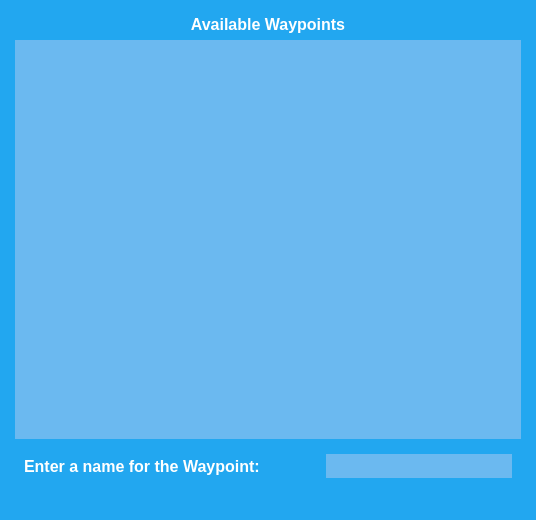
<?xml version="1.0" encoding="UTF-8"?>
<ui version="4.0">
 <class>ActionWaypointUI</class>
 <widget class="QWidget" name="ActionWaypointUI">
  <property name="geometry">
   <rect>
    <x>0</x>
    <y>0</y>
    <width>536</width>
    <height>520</height>
   </rect>
  </property>
  <property name="minimumSize">
   <size>
    <width>0</width>
    <height>0</height>
   </size>
  </property>
  <property name="maximumSize">
   <size>
    <width>16777215</width>
    <height>16777215</height>
   </size>
  </property>
  <property name="windowTitle">
   <string>Form</string>
  </property>
  <property name="styleSheet">
   <string notr="true">background-color:#22A7F0</string>
  </property>
  <layout class="QVBoxLayout" name="verticalLayout">
   <property name="spacing">
    <number>6</number>
   </property>
   <property name="margin">
    <number>15</number>
   </property>
   <item>
    <widget class="QLabel" name="label_11">
     <property name="minimumSize">
      <size>
       <width>0</width>
       <height>0</height>
      </size>
     </property>
     <property name="font">
      <font>
       <pointsize>12</pointsize>
       <weight>75</weight>
       <bold>true</bold>
      </font>
     </property>
     <property name="styleSheet">
      <string notr="true">color:#ffffff</string>
     </property>
     <property name="text">
      <string>Available Waypoints</string>
     </property>
     <property name="alignment">
      <set>Qt::AlignCenter</set>
     </property>
    </widget>
   </item>
   <item>
    <widget class="QListWidget" name="waypoint_list">
     <property name="minimumSize">
      <size>
       <width>0</width>
       <height>60</height>
      </size>
     </property>
     <property name="maximumSize">
      <size>
       <width>16777215</width>
       <height>16777215</height>
      </size>
     </property>
     <property name="styleSheet">
      <string notr="true">background-color:#6BB9F0; color:#ffffff</string>
     </property>
     <property name="frameShape">
      <enum>QFrame::Panel</enum>
     </property>
     <property name="frameShadow">
      <enum>QFrame::Plain</enum>
     </property>
     <property name="lineWidth">
      <number>0</number>
     </property>
    </widget>
   </item>
   <item>
    <widget class="QWidget" name="widget" native="true">
     <layout class="QGridLayout" name="gridLayout_3">
      <item row="0" column="0">
       <widget class="QLabel" name="label_5">
        <property name="maximumSize">
         <size>
          <width>16777215</width>
          <height>150</height>
         </size>
        </property>
        <property name="font">
         <font>
          <pointsize>12</pointsize>
          <weight>75</weight>
          <bold>true</bold>
         </font>
        </property>
        <property name="styleSheet">
         <string notr="true">color:#ffffff</string>
        </property>
        <property name="text">
         <string>Enter a name for the Waypoint:</string>
        </property>
       </widget>
      </item>
      <item row="0" column="1">
       <widget class="QLineEdit" name="waypoint_name_field">
        <property name="minimumSize">
         <size>
          <width>0</width>
          <height>24</height>
         </size>
        </property>
        <property name="maximumSize">
         <size>
          <width>186</width>
          <height>16777215</height>
         </size>
        </property>
        <property name="font">
         <font>
          <weight>75</weight>
          <bold>true</bold>
         </font>
        </property>
        <property name="styleSheet">
         <string notr="true">background-color:#6BB9F0 ; color:#ffffff</string>
        </property>
        <property name="text">
         <string/>
        </property>
        <property name="frame">
         <bool>false</bool>
        </property>
       </widget>
      </item>
     </layout>
    </widget>
   </item>
   <item>
    <widget class="QWidget" name="widget_2" native="true">
     <layout class="QGridLayout" name="gridLayout">
      <property name="margin">
       <number>6</number>
      </property>
      <item row="0" column="0">
       <layout class="QVBoxLayout" name="button_layout"/>
      </item>
     </layout>
    </widget>
   </item>
  </layout>
 </widget>
 <resources/>
 <connections/>
</ui>
